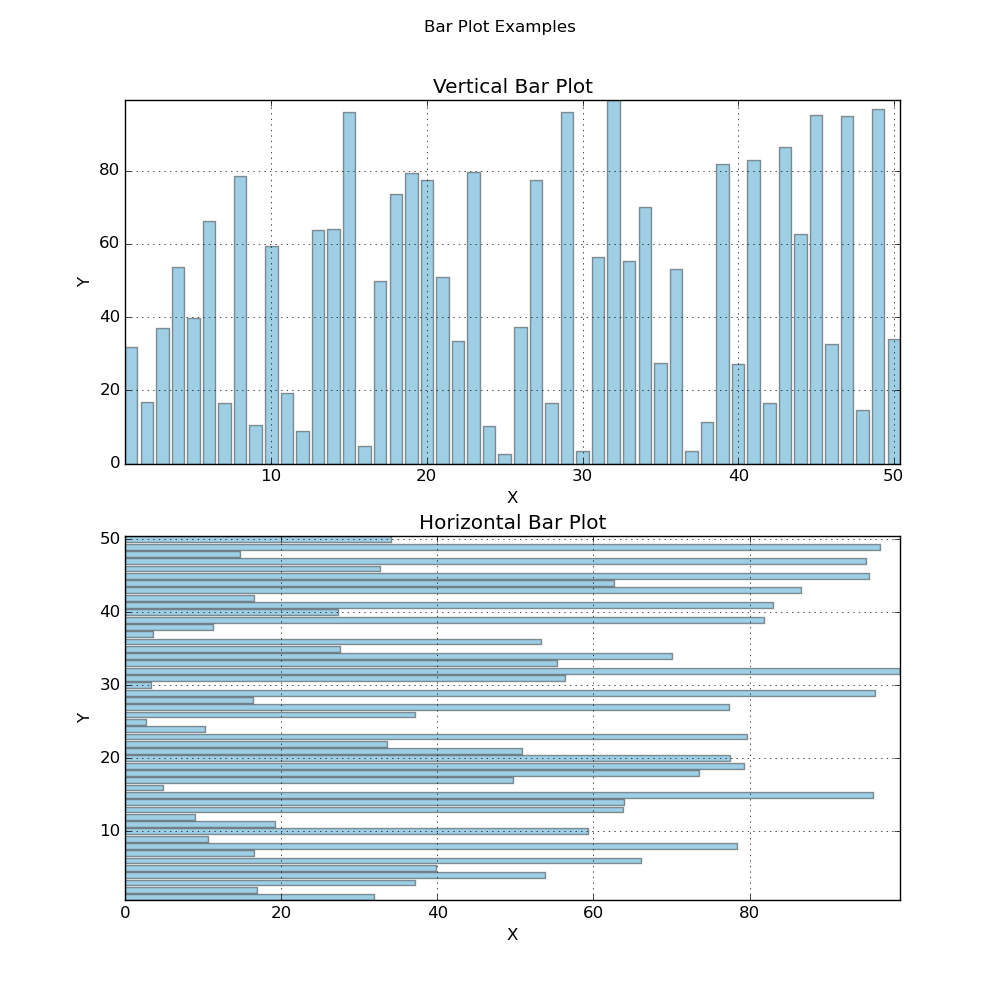

Write the Julia code that produced this figure.
# pyplot_barplot.jl
#
#	Bar plot demonstration
#
# gizmaa (https://gist.github.com/gizmaa/7214002)
# Julia 0.3.2
# Created: 29.10.13
# Last Edit: 12.12.14

using PyPlot

close("all") # Close all currently open figures

#################
#  Create Data  #
#################
x = [1:1:50]
y = 100*rand(50);

################
##  Bar Plot  ##
################
fig = figure("pyplot_barplot",figsize=(10,10))
subplot(211)
b = bar(x,y,color="#0f87bf",align="center",alpha=0.4)
axis("tight")
title("Vertical Bar Plot")
grid("on")
xlabel("X")
ylabel("Y")

subplot(212)
b = barh(x,y,color="#0f87bf",align="center",alpha=0.4)

axis("tight")
title("Horizontal Bar Plot")
grid("on")
xlabel("X")
ylabel("Y")

suptitle("Bar Plot Examples")
